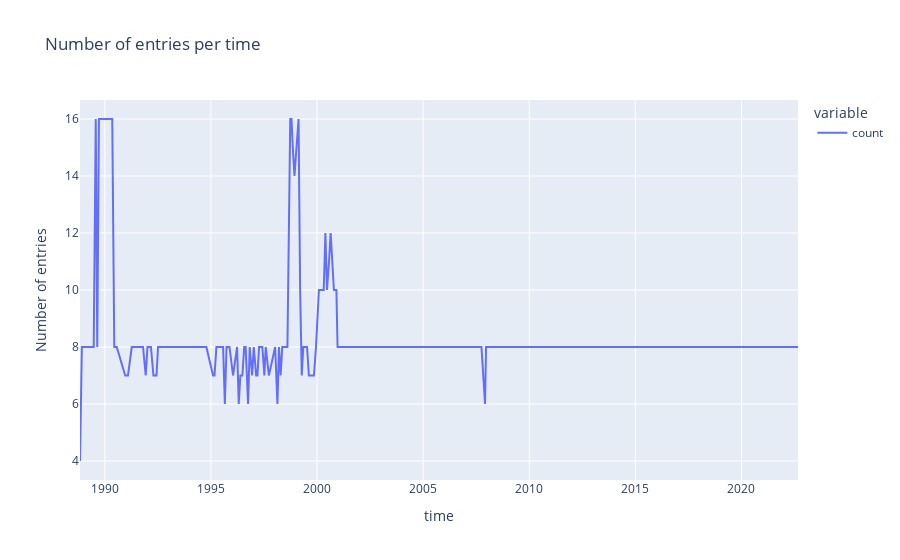

The notebook cell saved with this chart:
### Markdown cell above
## Manage index

---

### Code cell
raw_data["time"].value_counts().sort_index().plot(
    title="Number of entries per time",
    labels=dict(
        index="Time",
        value="Number of entries",
    ),
)

### Figure 1 — Plotly figure (JSON) as saved in the notebook; plotly's stock layout.template omitted (floating-point values rounded to 4 significant figures; data arrays with more than 128 entries replaced by an {"elided": "..."} marker saying what was removed)
{"data": [{"hovertemplate": "variable=count<br>time=%{x}<br>Number of entries=%{y}<extra></extra>", "legendgroup": "count", "line": {"color": "#636efa", "dash": "solid"}, "marker": {"symbol": "circle"}, "mode": "lines", "name": "count", "orientation": "v", "showlegend": true, "type": "scatter", "x": {"elided": "310 str values"}, "xaxis": "x", "y": {"elided": "310 int values"}, "yaxis": "y"}], "layout": {"legend": {"title": {"text": "variable"}, "tracegroupgap": 0}, "title": {"text": "Number of entries per time"}, "xaxis": {"anchor": "y", "domain": [0, 1], "title": {"text": "time"}}, "yaxis": {"anchor": "x", "domain": [0, 1], "title": {"text": "Number of entries"}}}}
